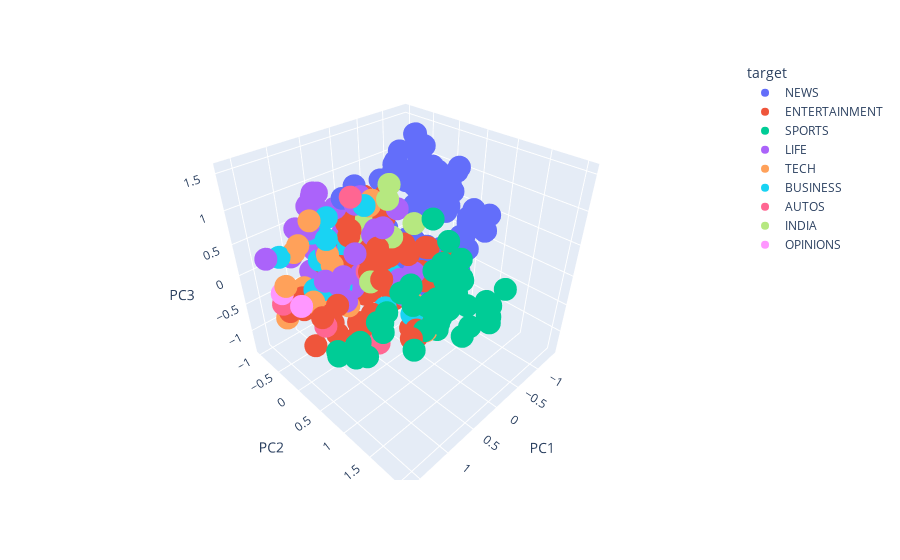

Source (notebook cell):
### Code cell
threeD_components_normed["target"] = publisher_features_normalized["top_taxonomy"].reset_index(drop=True)
treed_2 = threeD_components_normed.query("target != 'VIRAL'")

# threeD_components_normed["target"] = dbs.labels_
fig = px.scatter_3d(treed_2, x='PC1', y='PC2', z='PC3',
              color='target')
fig.update_traces(showlegend=True)
fig.show()
